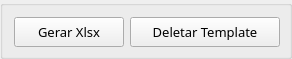
                     <widget class="QWidget" name="scrollAreaWidgetContents_4">
                      <property name="geometry">
                       <rect>
                        <x>0</x>
                        <y>0</y>
                        <width>292</width>
                        <height>54</height>
                       </rect>
                      </property>
                      <layout class="QVBoxLayout" name="verticalLayout_24">
                       <property name="spacing">
                        <number>0</number>
                       </property>
                       <property name="leftMargin">
                        <number>0</number>
                       </property>
                       <property name="topMargin">
                        <number>0</number>
                       </property>
                       <property name="rightMargin">
                        <number>0</number>
                       </property>
                       <property name="bottomMargin">
                        <number>0</number>
                       </property>
                       <item>
                        <layout class="QVBoxLayout" name="set_view_template_layout"/>
                       </item>
                       <item>
                        <widget class="QGroupBox" name="groupBox_4">
                         <property name="maximumSize">
                          <size>
                           <width>16777215</width>
                           <height>60</height>
                          </size>
                         </property>
                         <property name="styleSheet">
                          <string notr="true"/>
                         </property>
                         <property name="title">
                          <string/>
                         </property>
                         <property name="flat">
                          <bool>true</bool>
                         </property>
                         <layout class="QHBoxLayout" name="horizontalLayout_20">
                          <property name="topMargin">
                           <number>11</number>
                          </property>
                          <item>
                           <spacer name="horizontalSpacer_6">
                            <property name="orientation">
                             <enum>Qt::Horizontal</enum>
                            </property>
                            <property name="sizeHint" stdset="0">
                             <size>
                              <width>532</width>
                              <height>20</height>
                             </size>
                            </property>
                           </spacer>
                          </item>
                          <item>
                           <widget class="QPushButton" name="btn_cria_xls_template">
                            <property name="minimumSize">
                             <size>
                              <width>110</width>
                              <height>30</height>
                             </size>
                            </property>
                            <property name="maximumSize">
                             <size>
                              <width>16777215</width>
                              <height>16777215</height>
                             </size>
                            </property>
                            <property name="font">
                             <font>
                              <family>Bahnschrift Light</family>
                              <pointsize>10</pointsize>
                              <weight>50</weight>
                              <italic>false</italic>
                              <bold>false</bold>
                              <underline>false</underline>
                              <strikeout>false</strikeout>
                              <stylestrategy>PreferAntialias</stylestrategy>
                              <kerning>true</kerning>
                             </font>
                            </property>
                            <property name="styleSheet">
                             <string notr="true"/>
                            </property>
                            <property name="text">
                             <string>Gerar Xlsx</string>
                            </property>
                            <property name="icon">
                             <iconset resource="sources.qrc">
                              <normaloff>:/newicons/newicons/excel.png</normaloff>:/newicons/newicons/excel.png</iconset>
                            </property>
                            <property name="iconSize">
                             <size>
                              <width>20</width>
                              <height>20</height>
                             </size>
                            </property>
                           </widget>
                          </item>
                          <item>
                           <widget class="QPushButton" name="btn_deleta_template">
                            <property name="minimumSize">
                             <size>
                              <width>150</width>
                              <height>30</height>
                             </size>
                            </property>
                            <property name="maximumSize">
                             <size>
                              <width>16777215</width>
                              <height>16777215</height>
                             </size>
                            </property>
                            <property name="font">
                             <font>
                              <family>Bahnschrift Light</family>
                              <pointsize>10</pointsize>
                              <weight>50</weight>
                              <italic>false</italic>
                              <bold>false</bold>
                              <underline>false</underline>
                              <strikeout>false</strikeout>
                              <stylestrategy>PreferAntialias</stylestrategy>
                              <kerning>true</kerning>
                             </font>
                            </property>
                            <property name="focusPolicy">
                             <enum>Qt::NoFocus</enum>
                            </property>
                            <property name="layoutDirection">
                             <enum>Qt::LeftToRight</enum>
                            </property>
                            <property name="styleSheet">
                             <string notr="true"/>
                            </property>
                            <property name="text">
                             <string>Deletar Template</string>
                            </property>
                            <property name="icon">
                             <iconset resource="sources.qrc">
                              <normaloff>:/newicons/newicons/remove.png</normaloff>:/newicons/newicons/remove.png</iconset>
                            </property>
                            <property name="iconSize">
                             <size>
                              <width>20</width>
                              <height>20</height>
                             </size>
                            </property>
                           </widget>
                          </item>
                         </layout>
                        </widget>
                       </item>
                      </layout>
                     </widget>
